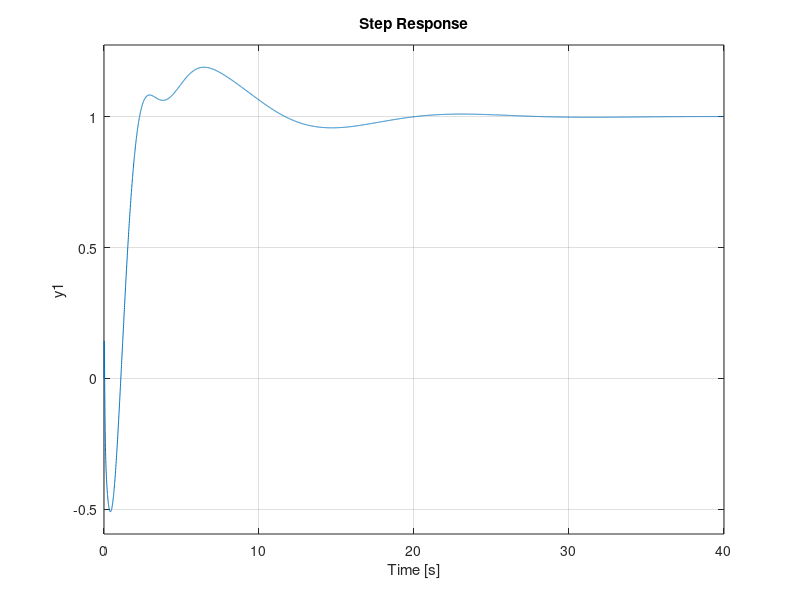
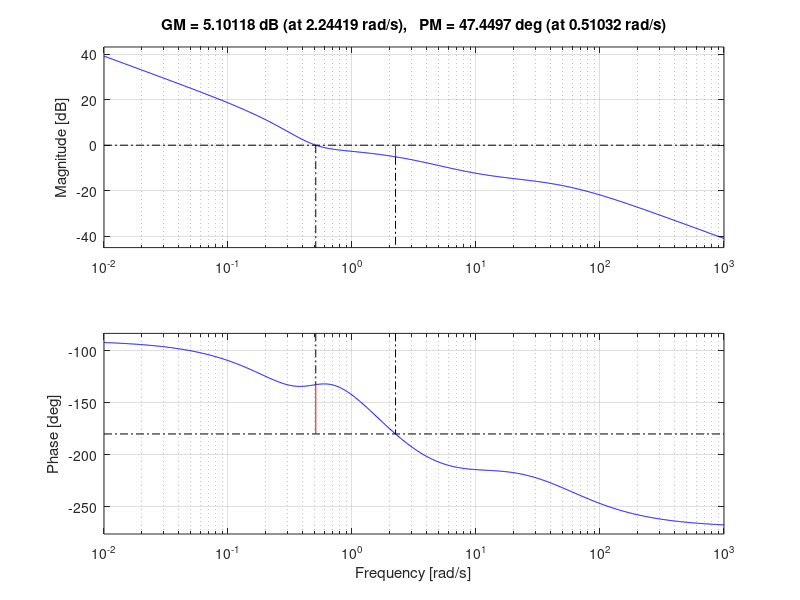
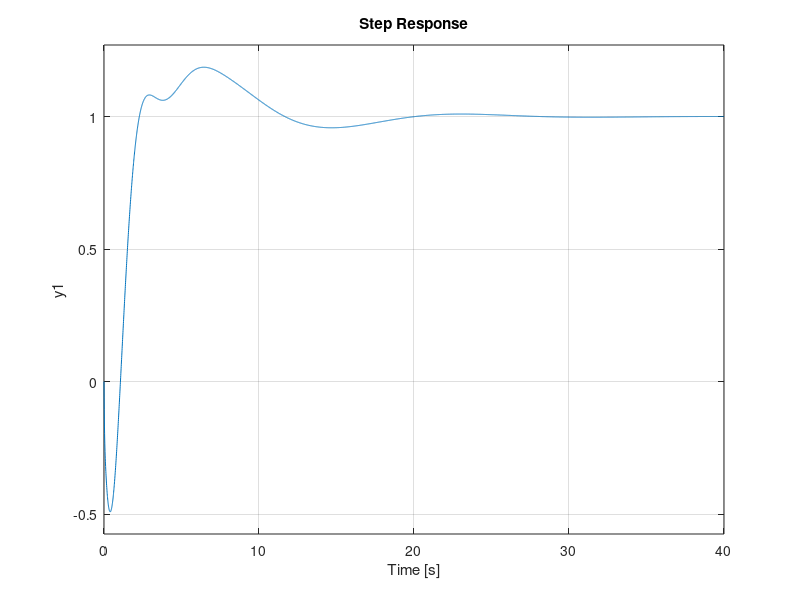
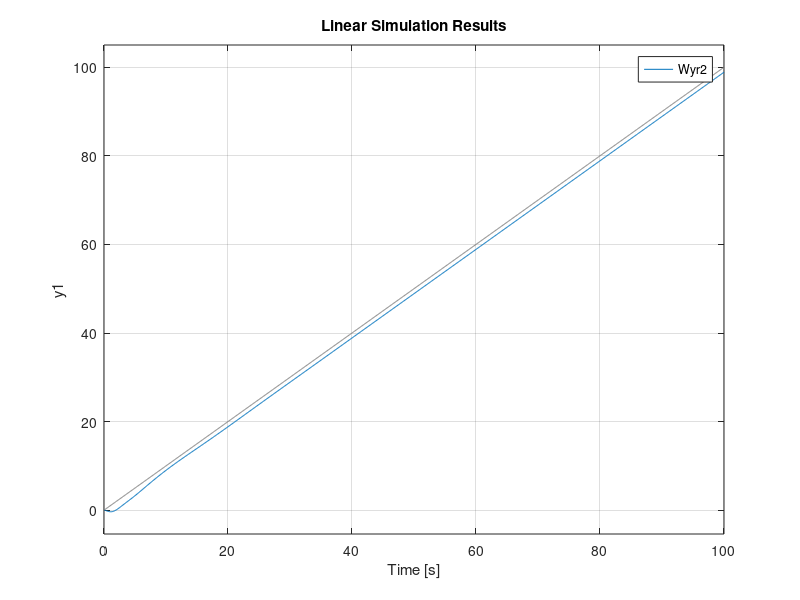

Source code (MATLAB) for these figures, in order:
clc
clear all
close all

%% Esame 1
%overshoot <20%
%errore <10% a regime (rampa)
s = tf('s');
P0 = 4*(s-1)/(s^2+3*s+1);


figure(1)
rlocus(P0)

%% CONTROLLORE PER IL REGIME 

C0 = 1/s; 
L0=P0*C0;
figure(1)
rlocus(L0)

%% VINCOLO SU I GUADAGNI 
%%  Errore a regime 1. 
% non abbiamo bisogno di inserire ulteriori poli in quanto tramite il
% limite del valor finale con un sistema di tipo 1 possiamo assicurarci un
% errore limitato inferire al 10% per riferimenti rampa
%P  =4*(s-1)/(s^2+3*s+1)
%P  = mu_p*(s/zero+1) / ...
%kp=4 guadagno statico del mio processo 
% Kc -> margine di guadagno da impostare al mio controllore
%
% e = lim s->0 ( s * W_er(s)*r(s)) = R /(1 + 4 * Kc)
% |R/(1+4*Kc)| <= 0.1*R  ->  |1 + 4*Kc| > 10   
%
%POSITIVO -> 1+4*Kc > 10 -> Kc > 9/4 ; -> MG superiore a  2.25
%NEGATIVO -> 1+4*Kc <-4 -> Kc < -11/4;-> MG inferirore a -2.75

%% come ha fatto il professore 

%|R/(4*Kc)| <= (10%)*R  ->  |4*Kc| > 1/0.1  
% POS -> Kc > 1/(0.1*4)   Kc > 2.5
% NEG -> KC < -1/(0.4)    KC < -2.5
% kc > 1/(0.1*kp)
%kc > 1; vincolo sul margine di guadagno 




%% adesso cerchiamo di controllare il transitorio 
zita = 0.6; % 0<zita<1
omega_n  = 0.5;

C1 = (s^2+2*s*omega_n*zita+omega_n^2)*(s/10+1)/((s/50+1)*(s/0.5+1));
k=-0.9; % impostiamo un guadagno negativo in quanto con rlocus il luogo inverso
% discrimina l attrattività del polo nello zero verso uno zero del processo
% che crea una fase non minima 
L1 = k*C0 *P0*C1;

Wyr = minreal(L1/(1+L1))

figure(1)
rlocus(L1)

 figure(2)
 margin(L1);
% 
% figure(3)
% nyquist(L1)
% 
 figure(4)
 step(Wyr)
% 

%% insriremo un arete anticipatrice per alzare le fasi 

alpha=0.1,
omega_t = 1;
tau_ra=1/(omega_t*sqrt(alpha));
Ra = (1+tau_ra*s)/(1+tau_ra*alpha*s);
L2 = k*C0 *P0*C1*Ra;
%% Filtro in feed forward


Ff = 1/300*(s^2+3*s+1)/((s/50+1)*(s/50+1));
Wyr2 = Wyr+minreal(Ff*P0/(1+L1));
figure(1)
step(Wyr2)
ts= 0.1;
t = 0:ts:100;
figure(5)
lsim(Wyr2,t,t)


%% filtro segnale di riferimento non lo posso usare perche introduce un
% errore limitato per via dell inseguimento di un segnale che non e
% originale 
